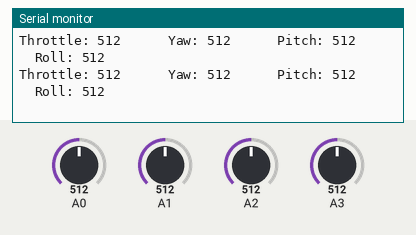
A sketch run on a simulated Arduino Uno, built with avr-gcc and run on an emulated ATmega328P. Parts: the last lines printed to the serial monitor. Inputs (shaded band) come from the test bench; at power-on: A0 = 512, A1 = 512, A2 = 512, A3 = 512.

Above: at 1.2 s.
1.3 s: A0 set to 110
At 1.38 s:
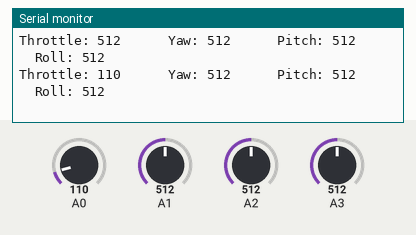
4.3 s: A0 set to 95
At 4.31 s:
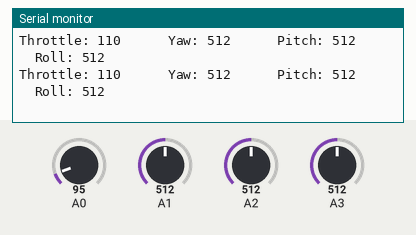
7.3 s: A1 set to 109
At 7.32 s:
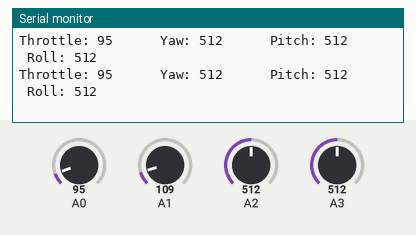
10.3 s: A1 set to 92
At 10.32 s:
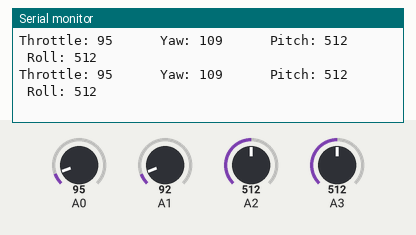
Timing chart, 0 to 13.3 s (numbered marks = the images above; inputs shaded):
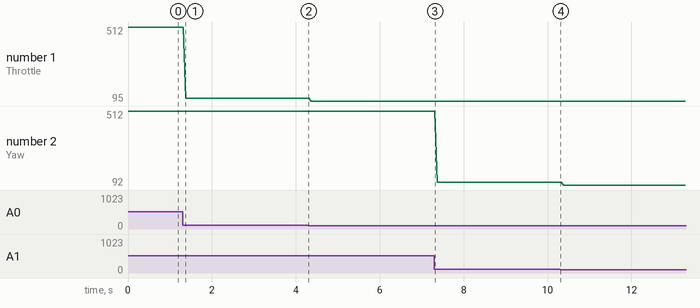

Measured:
- after the input at 1.3 s, the serial monitor: prints a new line after 0.07 s (image 1)
- plotted number 1: 512 → 110 after the input at 1.3 s, 110 → 95 after the input at 4.3 s
- plotted number 2: 512 → 109 after the input at 7.3 s, 109 → 92 after the input at 10.3 s

The sketch:

TestJoysticks.ino
```cpp
/*
A sketch for checking the values of each joystick.
*/

void setup() {
  Serial.begin(9600);
}

void loop() {
  int throttle = analogRead(A0);
  int yaw      = analogRead(A1);
  int pitch    = analogRead(A2);
  int roll     = analogRead(A3);

  Serial.print("Throttle: ");
  Serial.print(throttle);
  Serial.print("      Yaw: ");
  Serial.print(yaw);
  Serial.print("      Pitch: ");
  Serial.print(pitch);
  Serial.print("      Roll: ");
  Serial.println(roll);

  delay(20);
}
```
